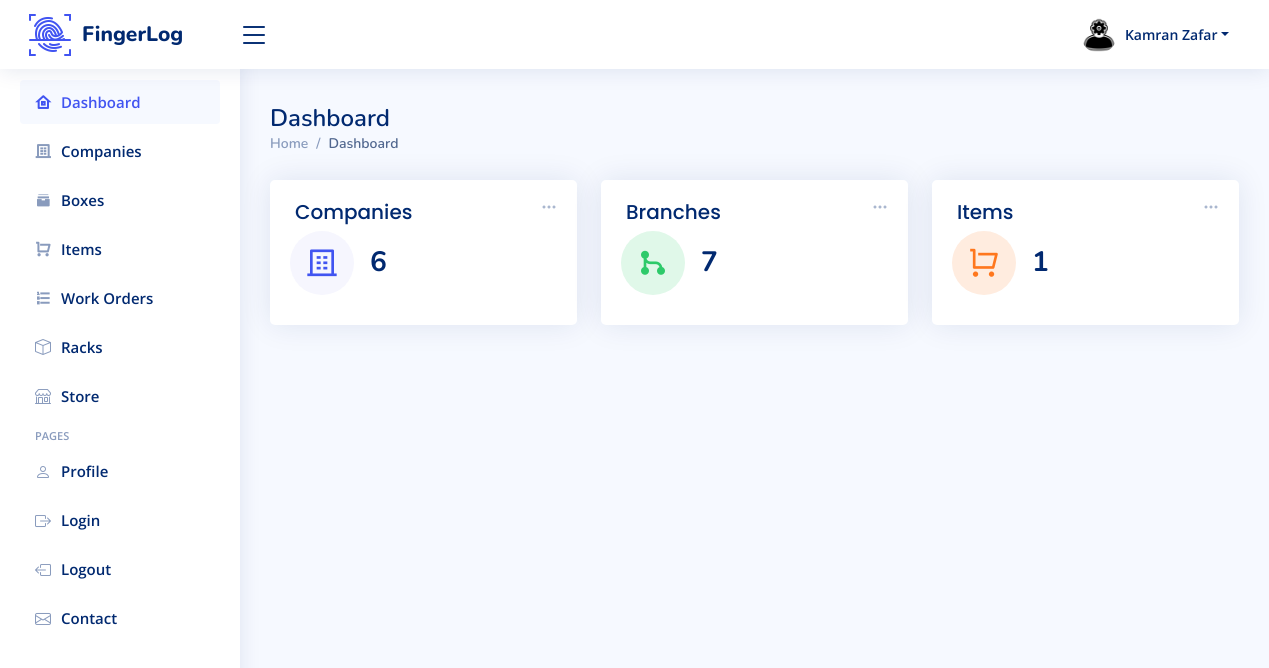
The app's page /index.php (signed in), older data.
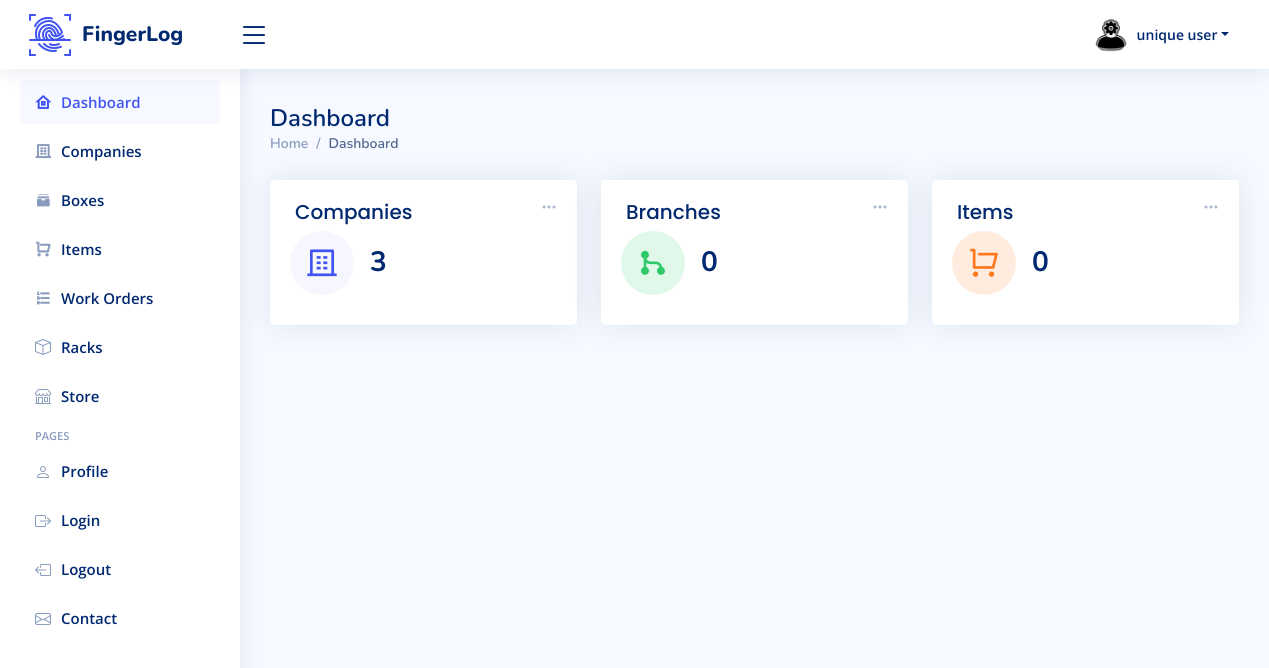
The same page, newer data.
### tables this page shows
CREATE TABLE `register` (
  `id` int(11) NOT NULL,
  `name` varchar(50) NOT NULL,
  `email` varchar(50) NOT NULL,
  `password` varchar(50) NOT NULL,
  `role` enum('user','admin') NOT NULL DEFAULT 'admin'
);

### index.php (the view, shortened to what the changed rows need)
<?php
include 'config/db.php';
$email = $_SESSION['email'];
$getAdminData = "SELECT * FROM register WHERE email = '$email'";
$resultData = mysqli_query($conn, $getAdminData);
if ($resultData->num_rows > 0) {
  $row2 = $resultData->fetch_assoc();
  $adminName = $row2['name'];
}
$query = "SELECT COUNT(*) AS count FROM compani";
$result = mysqli_query($conn, $query);
$row = mysqli_fetch_assoc($result);
$companyCount = $row['count'];
$queryBranches = "SELECT COUNT(*) AS branch_count FROM branch";
$resultBranches = mysqli_query($conn, $queryBranches);
$rowBranches = mysqli_fetch_assoc($resultBranches);
$branchCount = $rowBranches['branch_count'];
$queryItem = "SELECT COUNT(*) AS item_count FROM item";
$resultItem = mysqli_query($conn, $queryItem);
$rowItem = mysqli_fetch_assoc($resultItem);
$itemCount = $rowItem['item_count'];
?>
<!DOCTYPE html>
<html lang="en">
<head>
  <link href="assets/vendor/bootstrap/css/bootstrap.min.css" rel="stylesheet">
  <link href="assets/vendor/bootstrap-icons/bootstrap-icons.css" rel="stylesheet">
  <link href="assets/vendor/boxicons/css/boxicons.min.css" rel="stylesheet">
  <link href="assets/vendor/quill/quill.snow.css" rel="stylesheet">
  <link href="assets/vendor/quill/quill.bubble.css" rel="stylesheet">
  <link href="assets/vendor/remixicon/remixicon.css" rel="stylesheet">
  <link href="assets/vendor/simple-datatables/style.css" rel="stylesheet">
  <link href="assets/css/style.css" rel="stylesheet">
</head>
<body>
  <header id="header" class="header fixed-top d-flex align-items-center">
    <nav class="header-nav ms-auto">
      <ul class="d-flex align-items-center">
        <li class="nav-item profileimage dropdown pe-3 mr-4">
          <a class="nav-link nav-profile d-flex align-items-center pe-0" href="#" data-bs-toggle="dropdown">
            <img src="image/admin-png.png" alt="Profile" class="rounded-circle">
            <span class="d-none d-md-block dropdown-toggle ps-2"><?php echo $adminName ?></span>
          </a>
        </li>
      </ul>
    </nav>
  </header>
  <main id="main" class="main">
    <div class="pagetitle mt-4">
      <h1>Dashboard</h1>
    </div>
    <section class="section dashboard">
      <div class="row">
        <div class="col-lg-12">
          <div class="row">
            <div class="col-xxl-4 col-md-4">
              <div class="card info-card sales-card">
                <div class="card-body">
                  <div class="d-flex align-items-center">
                    <div class="ps-3">
                      <h6><?php echo $companyCount; ?></h6>
                    </div>
                  </div>
                </div>
              </div>
            </div>
            <div class="col-xxl-4 col-md-4">
              <div class="card info-card revenue-card">
                <div class="card-body">
                  <div class="d-flex align-items-center">
                    <div class="ps-3">
                      <h6><?php echo $branchCount; ?></h6>
                    </div>
                  </div>
                </div>
              </div>
            </div>
            <div class="col-xxl-4 col-xl-4">
              <div class="card info-card customers-card">
                <div class="card-body">
                  <div class="d-flex align-items-center">
                    <div class="ps-3">
                      <h6><?php echo $itemCount; ?></h6>
                    </div>
                  </div>
                </div>
              </div>
            </div>
    </section>
  </main>
</body>
</html>

Row changes from the older to the newer data that the page shows:
removed register: name "Kamran Zafar"
now on this page (row unchanged): register: name "unique user"
Text that changed along with them:
$companyCount: "6" → "3"
$branchCount: "7" → "0"
$itemCount: "1" → "0"
